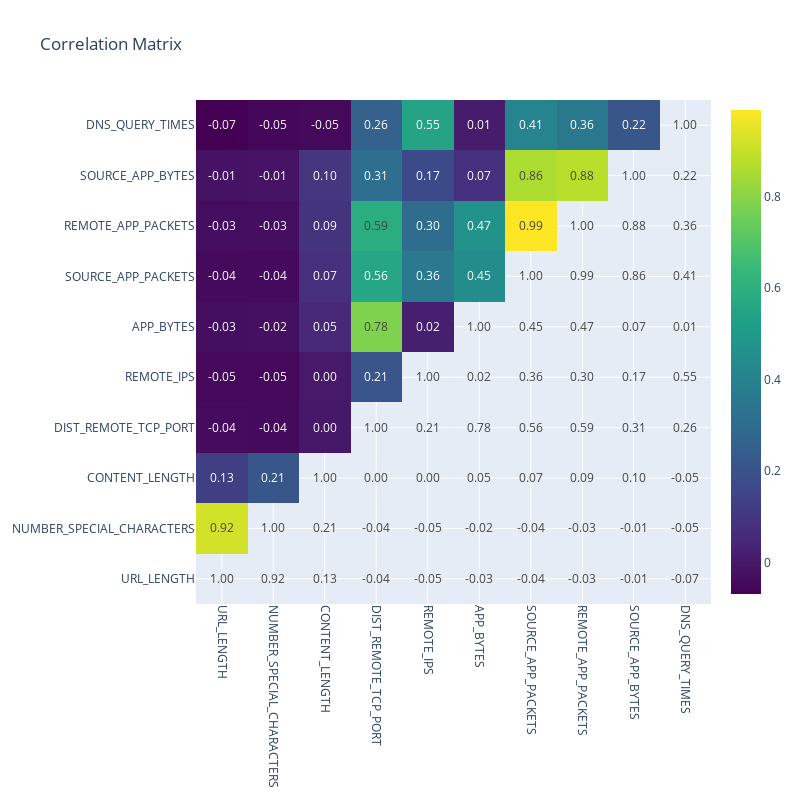

Write notebook code for a chart like this one.
### Code cell
# Same, let's get rid of TCP_CONVERSATION_EXCHANGE, useless for the model and bringing collinearity
features4 = features3.drop('TCP_CONVERSATION_EXCHANGE', axis=1)
print(features4.columns)

# let's check the resutl
print_correlation_matrix(features4.corr())

### Figure 1 — Plotly figure (JSON) as saved in the notebook; plotly's stock layout.template omitted (floating-point values rounded to 4 significant figures)
{"data": [{"colorscale": [[0, "#440154"], [0.1111, "#482878"], [0.2222, "#3e4989"], [0.3333, "#31688e"], [0.4444, "#26828e"], [0.5556, "#1f9e89"], [0.6667, "#35b779"], [0.7778, "#6ece58"], [0.8889, "#b5de2b"], [1, "#fde725"]], "hoverinfo": "z", "text": [[1, 0.918, 0.1297, -0.03984, -0.04637, -0.02645, -0.04226, -0.03378, -0.01486, -0.06858], [0.918, 1, 0.2142, -0.04262, -0.0471, -0.02391, -0.0401, -0.0306, -0.01438, -0.05005], [0.1297, 0.2142, 1, -0.0003806, 0.004774, 0.0512, 0.07414, 0.09108, 0.1001, -0.04564], [-0.03984, -0.04262, -0.0003806, 1, 0.2102, 0.7802, 0.5586, 0.5912, 0.3134, 0.2599], [-0.04637, -0.0471, 0.004774, 0.2102, 1, 0.02313, 0.3611, 0.3047, 0.1717, 0.5482], [-0.02645, -0.02391, 0.0512, 0.7802, 0.02313, 1, 0.4458, 0.469, 0.07446, 0.01222], [-0.04226, -0.0401, 0.07414, 0.5586, 0.3611, 0.4458, 1, 0.9893, 0.8575, 0.4108], [-0.03378, -0.0306, 0.09108, 0.5912, 0.3047, 0.469, 0.9893, 1, 0.8806, 0.3557], [-0.01486, -0.01438, 0.1001, 0.3134, 0.1717, 0.07446, 0.8575, 0.8806, 1, 0.2153], [-0.06858, -0.05005, -0.04564, 0.2599, 0.5482, 0.01222, 0.4108, 0.3557, 0.2153, 1]], "texttemplate": "%{text:.2f}", "type": "heatmap", "x": ["URL_LENGTH", "NUMBER_SPECIAL_CHARACTERS", "CONTENT_LENGTH", "DIST_REMOTE_TCP_PORT", "REMOTE_IPS", "APP_BYTES", "SOURCE_APP_PACKETS", "REMOTE_APP_PACKETS", "SOURCE_APP_BYTES", "DNS_QUERY_TIMES"], "y": ["URL_LENGTH", "NUMBER_SPECIAL_CHARACTERS", "CONTENT_LENGTH", "DIST_REMOTE_TCP_PORT", "REMOTE_IPS", "APP_BYTES", "SOURCE_APP_PACKETS", "REMOTE_APP_PACKETS", "SOURCE_APP_BYTES", "DNS_QUERY_TIMES"], "z": [[null, null, null, null, null, null, null, null, null, null], [0.918, null, null, null, null, null, null, null, null, null], [0.1297, 0.2142, null, null, null, null, null, null, null, null], [-0.03984, -0.04262, -0.0003806, null, null, null, null, null, null, null], [-0.04637, -0.0471, 0.004774, 0.2102, null, null, null, null, null, null], [-0.02645, -0.02391, 0.0512, 0.7802, 0.02313, null, null, null, null, null], [-0.04226, -0.0401, 0.07414, 0.5586, 0.3611, 0.4458, null, null, null, null], [-0.03378, -0.0306, 0.09108, 0.5912, 0.3047, 0.469, 0.9893, null, null, null], [-0.01486, -0.01438, 0.1001, 0.3134, 0.1717, 0.07446, 0.8575, 0.8806, null, null], [-0.06858, -0.05005, -0.04564, 0.2599, 0.5482, 0.01222, 0.4108, 0.3557, 0.2153, null]]}], "layout": {"autosize": false, "height": 800, "title": {"text": "Correlation Matrix"}, "width": 800, "xaxis": {"nticks": 36, "tickangle": 90}, "yaxis": {"tickmode": "linear"}}}
